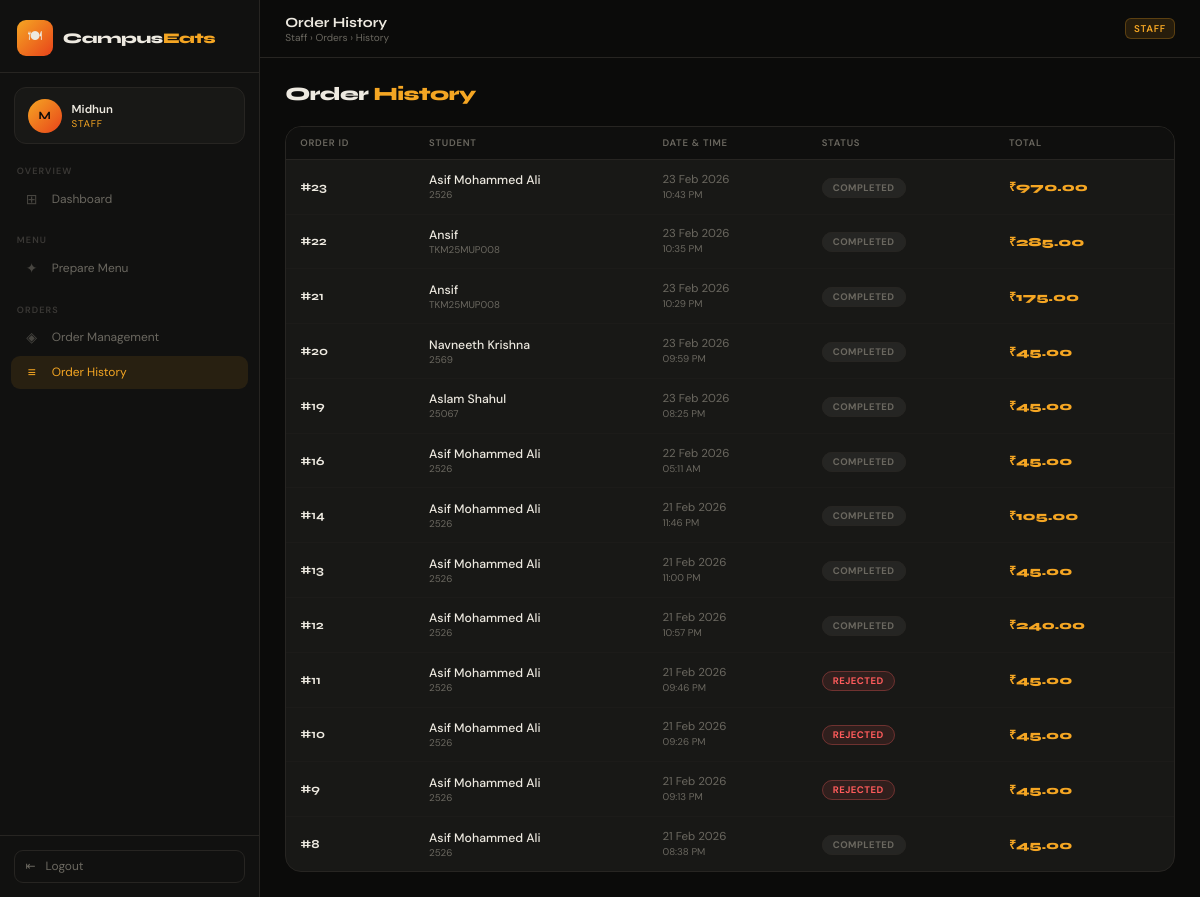
The app's page /staff/orders/history/ (signed in) with its own data.
### student/models.py (models this page shows, shortened)
class Order(models.Model):
    STATUS_CHOICES = (
        ("PENDING",    "Pending"),
        ("CONFIRMED",  "Confirmed"),
        ("PREPARING",  "Preparing"),
        ("READY",      "Ready"),
        ("COMPLETED",  "Completed"),
        ("CANCELLED",  "Cancelled"),
        ("REJECTED",   "Rejected"),
        ("DELIVERED",  "Delivered"),
    )
    user            = models.ForeignKey(User, on_delete=models.CASCADE, related_name='orders')
    accepted_by     = models.ForeignKey(User, on_delete=models.SET_NULL, null=True, blank=True, related_name='accepted_orders')
    total_amount    = models.DecimalField(max_digits=10, decimal_places=2)
    status          = models.CharField(max_length=15, choices=STATUS_CHOICES, default="PENDING")
    date            = models.DateField(auto_now_add=True)
    ordered_at      = models.DateTimeField(auto_now_add=True)
    delivered_at    = models.DateTimeField(null=True, blank=True)
    rejected_reason = models.TextField(blank=True, null=True)
    class Meta:
        db_table = "orders"

### admindashboard/models.py (models this page shows, shortened)
class User(models.Model):
    ROLE_CHOICES = (
        ("ADMIN", "Admin"),
        ("STAFF", "Staff"),
        ("STUDENT", "Student"),
    )
    name             = models.CharField(max_length=150)
    admission_number = models.CharField(max_length=50, unique=True, null=True, blank=True)  # mandatory for STUDENT only
    email            = models.EmailField(unique=True)
    phone            = models.CharField(max_length=15, blank=True)
    password         = models.CharField(max_length=255)  # store hashed password
    role             = models.CharField(max_length=10, choices=ROLE_CHOICES, default="STUDENT")
    is_blocked       = models.BooleanField(default=False)
    created_at       = models.DateTimeField(auto_now_add=True)
    class Meta:
        db_table = "users"

### Staff/views.py (the view)
# urls.py: path('staff/orders/history/',     st_views.staff_order_history,    name='staff_order_history'),
def staff_order_history(request):
    if not is_staff(request):
        return redirect('login')
    staff_id = request.session.get('user_id')
    orders = Order.objects.select_related('user').filter(
        accepted_by_id=staff_id,
        status__in=['COMPLETED', 'REJECTED'],
    ).order_by('-ordered_at')
    return render(request, 'staff_order_history.html', {
        'orders': orders,
    })

### Staff/views.py (called while the page is built)
def is_staff(request):
    return request.session.get('user_id') and request.session.get('role') == 'STAFF'

### templates/staff_order_history.html (shortened to what this page needs)
<!DOCTYPE html>
<html lang="en">
<head>
</head>
<body>
<div class="layout">
  <aside class="sidebar" id="sidebar">
    <div class="sidebar-brand">
      <div class="brand-icon">🍽</div>
      <div class="brand-text">Campus<span>Eats</span></div>
    </div>
    <div class="staff-pill">
      <div class="staff-avatar">{{ request.session.user_name|first|upper }}</div>
      <div>
        <div class="staff-name">{{ request.session.user_name }}</div>
        <div class="staff-role">Staff</div>
      </div>
    </div>
    <nav>
      <div class="nav-section">
        <div class="nav-label">Overview</div>
        <a href="{% url 'staff_dashboard' %}" class="nav-item "><span class="nav-icon">⊞</span> Dashboard</a>
      </div>
      <div class="nav-section">
        <div class="nav-label">Menu</div>
        <a href="{% url 'staff_prepare_menu' %}" class="nav-item "><span class="nav-icon">✦</span> Prepare Menu</a>
      </div>
      <div class="nav-section">
        <div class="nav-label">Orders</div>
        <a href="{% url 'staff_order_management' %}" class="nav-item "><span class="nav-icon">◈</span> Order Management</a>
        <a href="{% url 'staff_order_history' %}"    class="nav-item active"><span class="nav-icon">≡</span> Order History</a>
      </div>
    </nav>
    <div class="sidebar-footer">
      <a href="{% url 'logout' %}" class="logout-btn"><span>⇤</span> Logout</a>
    </div>
  </aside>
  <div class="main">
    <div class="topbar">
      <div style="display:flex;align-items:center;gap:0.8rem;">
        <div>
          <div class="topbar-title">Order History</div>
          <div class="topbar-breadcrumb">Staff &rsaquo; Orders &rsaquo; History</div>
        </div>
      </div>
      <span class="topbar-badge">STAFF</span>
    </div>
    <div class="content">
      <div class="section-title">Order <span>History</span></div>
      <div class="table-card">
        {% if orders %}
        <div style="overflow-x:auto">
          <table>
            <thead>
              <tr>
                <th>Order ID</th><th>Student</th><th>Date &amp; Time</th><th>Status</th><th>Total</th>
              </tr>
            </thead>
            <tbody>
              {% for order in orders %}
              <tr>
                <td style="font-family:Syne,sans-serif;font-weight:700">#{{ order.id }}</td>
                <td><div class="student-name">{{ order.user.name }}</div><div class="student-adm">{{ order.user.admission_number }}</div></td>
                <td style="color:var(--muted);font-size:0.82rem">{{ order.ordered_at|date:"d M Y" }}<br><span style="font-size:0.7rem">{{ order.ordered_at|time:"h:i A" }}</span></td>
                <td><span class="status-pill {{ order.status }}">{{ order.get_status_display }}</span></td>
                <td class="amount-cell">₹{{ order.total_amount|floatformat:2 }}</td>
              </tr>
              {% endfor %}
            </tbody>
          </table>
        </div>
        {% else %}
          <div class="empty-state"><div class="empty-icon">≡</div>No orders yet.</div>
        {% endif %}
      </div>
    </div>
  </div>
</div>
</body>
</html>

### records on screen
Order: id "23", user.name "Asif Mohammed Ali", user.admission_number "2526", ordered_at "23 Feb 2026", ordered_at "10:43 PM", status "COMPLETED", total_amount "970.00"
Order: id "22", user.name "Ansif", user.admission_number "TKM25MUP008", ordered_at "23 Feb 2026", ordered_at "10:35 PM", status "COMPLETED", total_amount "285.00"
Order: id "21", user.name "Ansif", user.admission_number "TKM25MUP008", ordered_at "23 Feb 2026", ordered_at "10:29 PM", status "COMPLETED", total_amount "175.00"
Order: id "20", user.name "Navneeth Krishna", user.admission_number "2569", ordered_at "23 Feb 2026", ordered_at "09:59 PM", status "COMPLETED", total_amount "45.00"
Order: id "19", user.name "Aslam Shahul", user.admission_number "25067", ordered_at "23 Feb 2026", ordered_at "08:25 PM", status "COMPLETED", total_amount "45.00"
Order: id "16", user.name "Asif Mohammed Ali", user.admission_number "2526", ordered_at "22 Feb 2026", ordered_at "05:11 AM", status "COMPLETED", total_amount "45.00"
Order: id "14", user.name "Asif Mohammed Ali", user.admission_number "2526", ordered_at "21 Feb 2026", ordered_at "11:46 PM", status "COMPLETED", total_amount "105.00"
Order: id "13", user.name "Asif Mohammed Ali", user.admission_number "2526", ordered_at "21 Feb 2026", ordered_at "11:00 PM", status "COMPLETED", total_amount "45.00"
Order: id "12", user.name "Asif Mohammed Ali", user.admission_number "2526", ordered_at "21 Feb 2026", ordered_at "10:57 PM", status "COMPLETED", total_amount "240.00"
Order: id "11", user.name "Asif Mohammed Ali", user.admission_number "2526", ordered_at "21 Feb 2026", ordered_at "09:46 PM", status "REJECTED", total_amount "45.00"
Order: id "10", user.name "Asif Mohammed Ali", user.admission_number "2526", ordered_at "21 Feb 2026", ordered_at "09:26 PM", status "REJECTED", total_amount "45.00"
Order: id "9", user.name "Asif Mohammed Ali", user.admission_number "2526", ordered_at "21 Feb 2026", ordered_at "09:13 PM", status "REJECTED", total_amount "45.00"
Order: id "8", user.name "Asif Mohammed Ali", user.admission_number "2526", ordered_at "21 Feb 2026", ordered_at "08:38 PM", status "COMPLETED", total_amount "45.00"

### other values on screen
{{ request.session.user_name|first|upper }} "M"
{{ request.session.user_name }} "Midhun"
